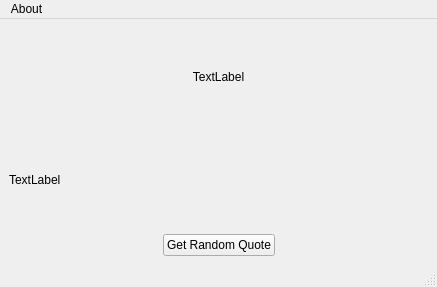
<?xml version="1.0" encoding="UTF-8"?>
<ui version="4.0">
 <class>MainWindow</class>
 <widget class="QMainWindow" name="MainWindow">
  <property name="geometry">
   <rect>
    <x>0</x>
    <y>0</y>
    <width>437</width>
    <height>287</height>
   </rect>
  </property>
  <property name="windowTitle">
   <string>MainWindow</string>
  </property>
  <widget class="QWidget" name="centralwidget">
   <layout class="QVBoxLayout" name="verticalLayout_2">
    <item>
     <layout class="QVBoxLayout" name="verticalLayout">
      <item>
       <widget class="QLabel" name="quoteLabel">
        <property name="text">
         <string>TextLabel</string>
        </property>
        <property name="alignment">
         <set>Qt::AlignCenter</set>
        </property>
        <property name="wordWrap">
         <bool>true</bool>
        </property>
       </widget>
      </item>
      <item>
       <widget class="QLabel" name="characterAnimeLabel">
        <property name="text">
         <string>TextLabel</string>
        </property>
       </widget>
      </item>
     </layout>
    </item>
    <item>
     <layout class="QHBoxLayout" name="horizontalLayout">
      <item>
       <spacer name="horizontalSpacer">
        <property name="orientation">
         <enum>Qt::Horizontal</enum>
        </property>
        <property name="sizeHint" stdset="0">
         <size>
          <width>40</width>
          <height>20</height>
         </size>
        </property>
       </spacer>
      </item>
      <item>
       <widget class="QPushButton" name="getQuoteButton">
        <property name="text">
         <string>Get Random Quote</string>
        </property>
       </widget>
      </item>
      <item>
       <spacer name="horizontalSpacer_2">
        <property name="orientation">
         <enum>Qt::Horizontal</enum>
        </property>
        <property name="sizeHint" stdset="0">
         <size>
          <width>40</width>
          <height>20</height>
         </size>
        </property>
       </spacer>
      </item>
     </layout>
    </item>
   </layout>
  </widget>
  <widget class="QMenuBar" name="menubar">
   <property name="geometry">
    <rect>
     <x>0</x>
     <y>0</y>
     <width>437</width>
     <height>23</height>
    </rect>
   </property>
   <widget class="QMenu" name="menuAbout">
    <property name="title">
     <string>About</string>
    </property>
   </widget>
   <addaction name="menuAbout"/>
  </widget>
  <widget class="QStatusBar" name="statusbar"/>
  <action name="actionSave_to_text_file">
   <property name="text">
    <string>Save to text file</string>
   </property>
  </action>
  <action name="actionExit">
   <property name="text">
    <string>Exit</string>
   </property>
  </action>
 </widget>
 <resources/>
 <connections/>
</ui>
